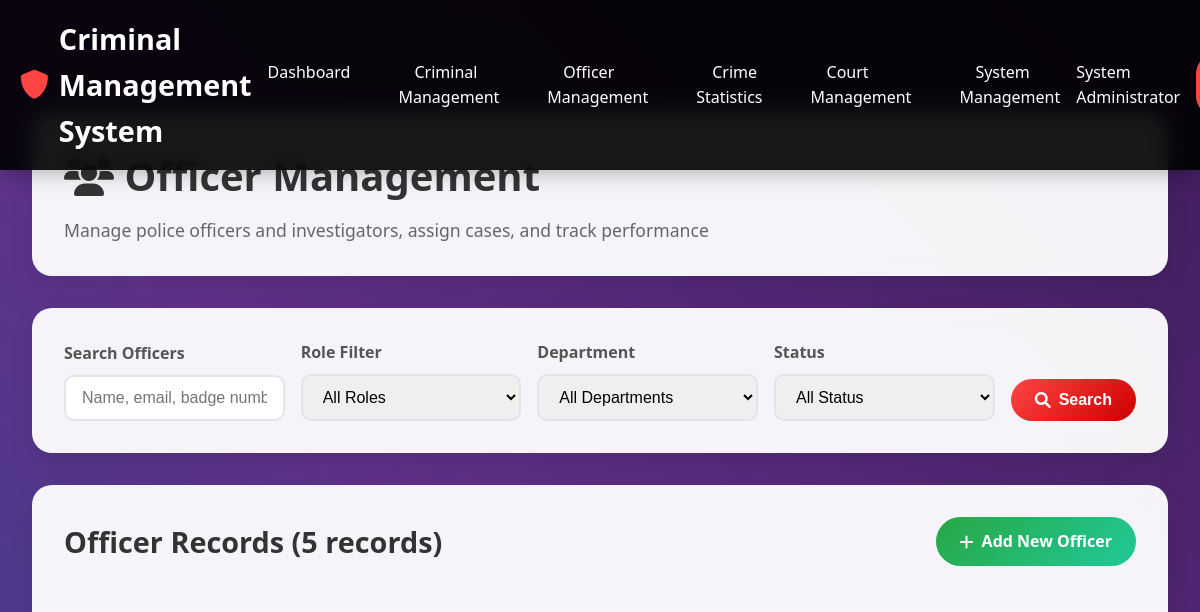
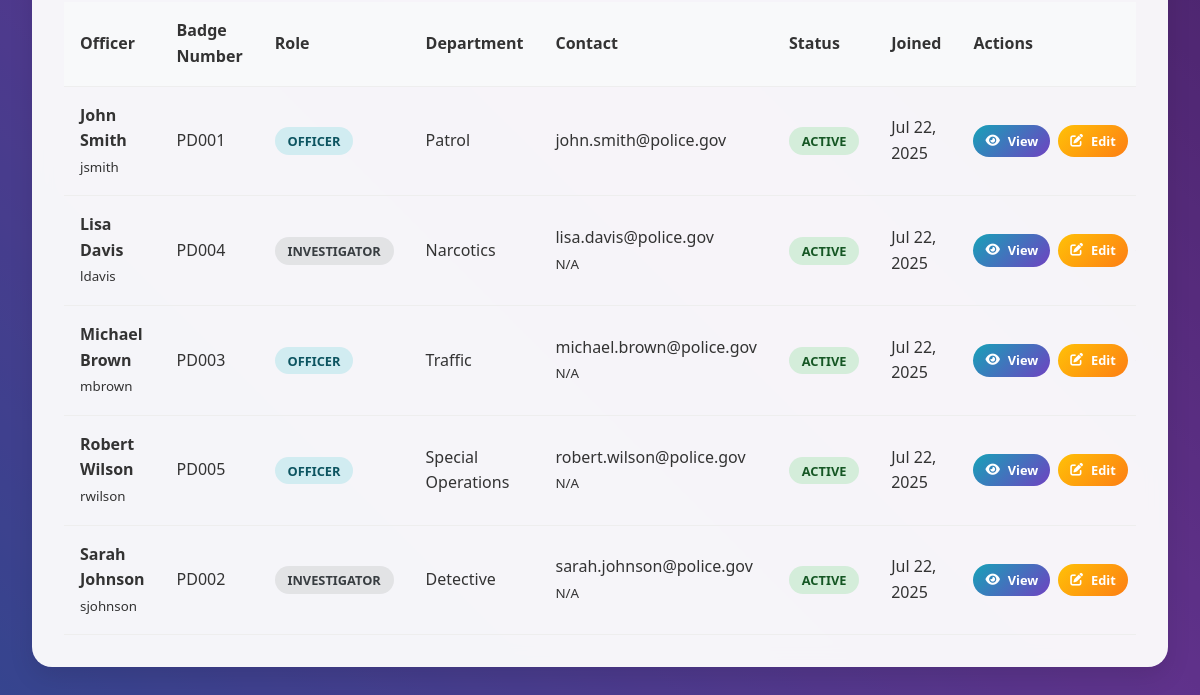
The page /modules/officers/officer_management.php (signed in) on the database as committed earlier (2 pictures, top to bottom).
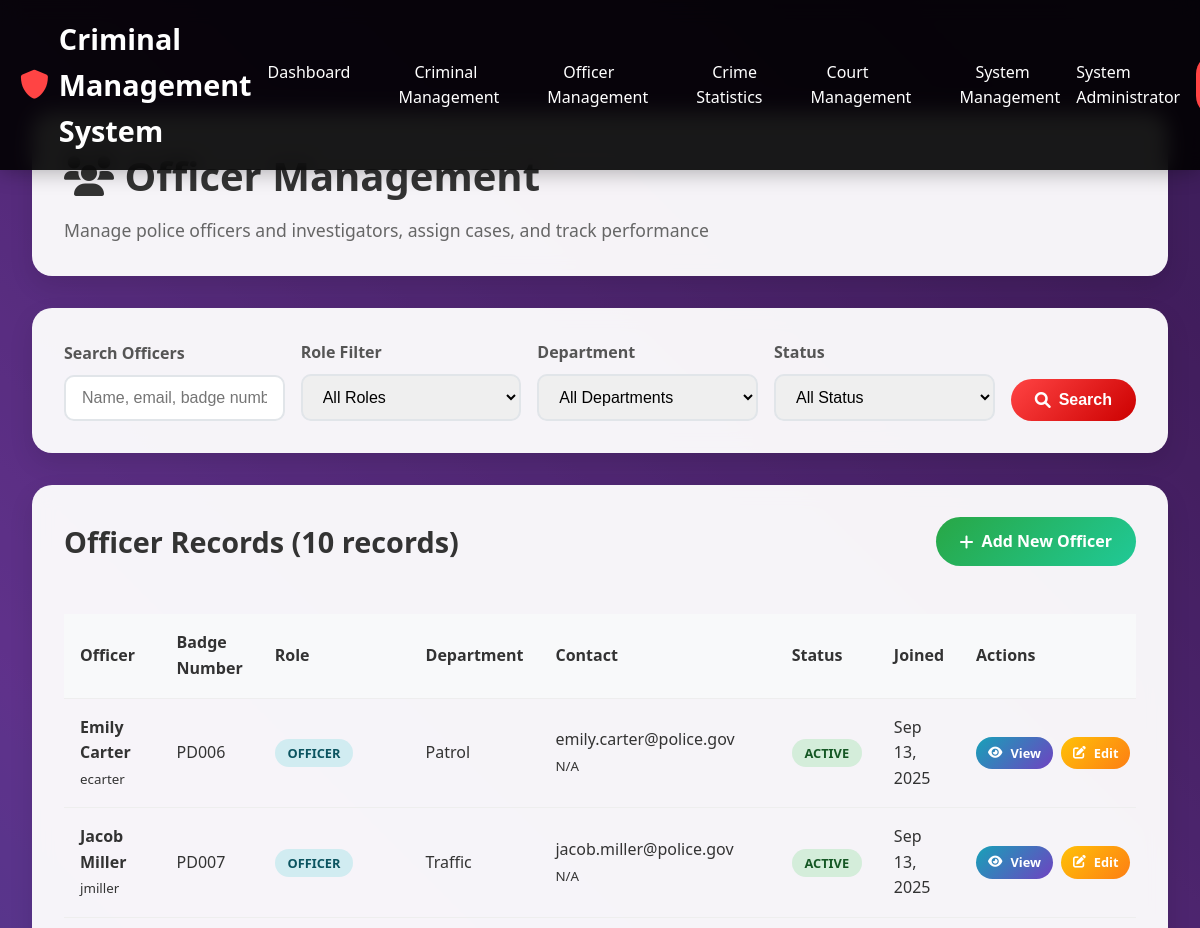
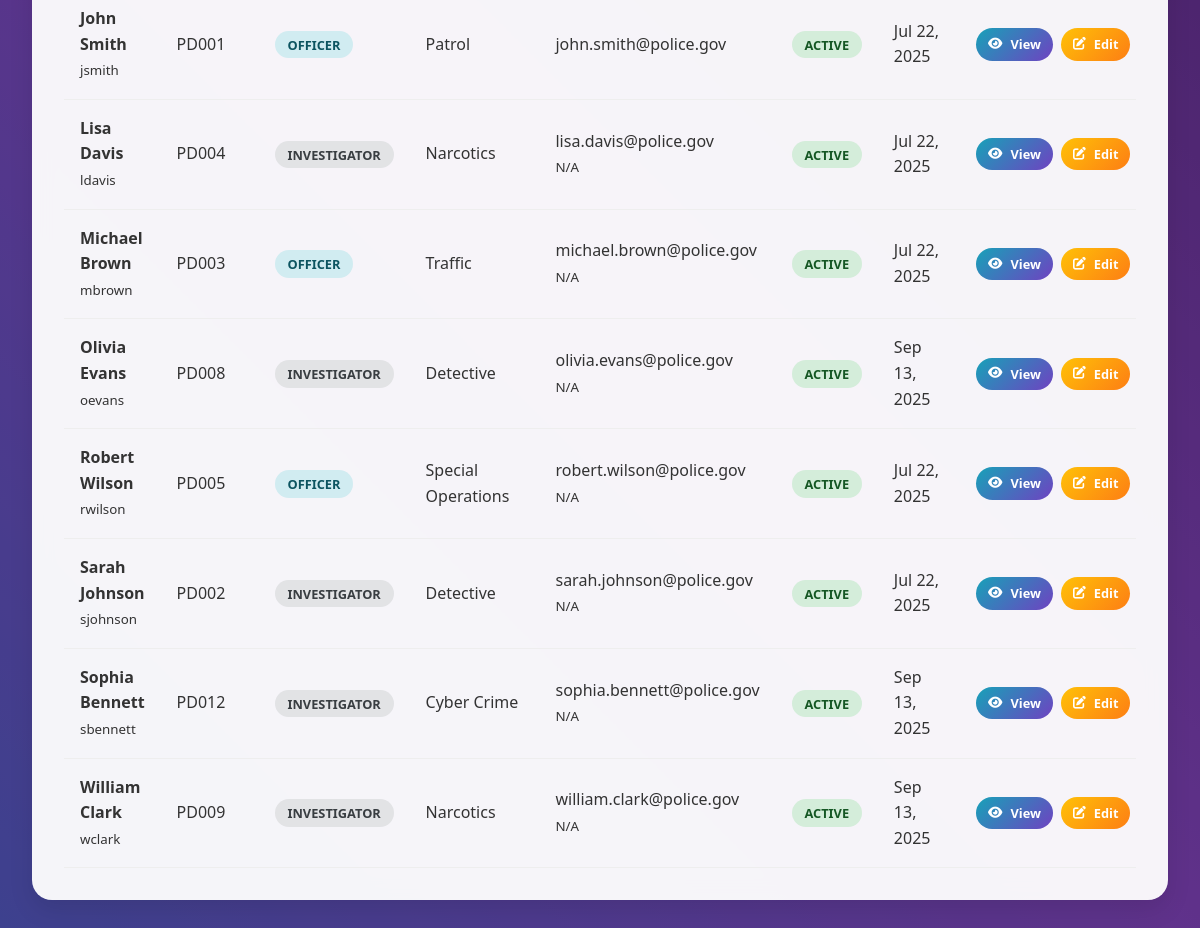
The same page on the database as committed later (2 pictures, top to bottom).
### tables this page shows
CREATE TABLE `users` (
  `id` int(11) NOT NULL,
  `fullname` varchar(100) NOT NULL,
  `email` varchar(100) NOT NULL,
  `username` varchar(50) NOT NULL,
  `badge_number` varchar(20) NOT NULL,
  `department` varchar(50) NOT NULL,
  `role` enum('admin','officer','investigator') NOT NULL,
  `password` varchar(255) NOT NULL,
  `status` enum('active','inactive','suspended') DEFAULT 'active',
  `profile_image` varchar(255) DEFAULT NULL,
  `phone` varchar(20) DEFAULT NULL,
  `address` text DEFAULT NULL,
  `created_at` timestamp NOT NULL DEFAULT current_timestamp(),
  `updated_at` timestamp NOT NULL DEFAULT current_timestamp() ON UPDATE current_timestamp(),
  `last_login` timestamp NULL DEFAULT NULL
);

### modules/officers/officer_management.php (the view, shortened to what the changed rows need)
<?php
$servername = "localhost";
$username = "root";
$password = "";
$dbname = "criminal_management";
try {
    $conn = new PDO("mysql:host=$servername;dbname=$dbname", $username, $password);
    $conn->setAttribute(PDO::ATTR_ERRMODE, PDO::ERRMODE_EXCEPTION);
} catch(PDOException $e) {
    die("Connection failed: " . $e->getMessage());
}
$where_conditions = ["role IN ('officer', 'investigator')"];
$params = [];
$where_clause = 'WHERE ' . implode(' AND ', $where_conditions);
$sql = "SELECT * FROM users $where_clause ORDER BY fullname ASC";
$stmt = $conn->prepare($sql);
$stmt->execute($params);
$officers = $stmt->fetchAll(PDO::FETCH_ASSOC);
?>
<!DOCTYPE html>
<html lang="en">
<head>
    <link href="https://cdnjs.cloudflare.com/ajax/libs/font-awesome/6.0.0/css/all.min.css" rel="stylesheet">
</head>
<body>
    <div class="main-content">
        <div class="page-header fade-in-up">
            <h1><i class="fas fa-users"></i> Officer Management</h1>
        </div>
        <div class="officers-section fade-in-up">
            <div class="section-header">
                <h2>Officer Records (<?php echo count($officers); ?> records)</h2>
                <a href="add_officer.php" class="btn btn-success">
                    <i class="fas fa-plus"></i> Add New Officer
                </a>
            </div>
            <div class="table-container">
                <table class="officers-table">
                    <thead>
                        <tr>
                            <th>Officer</th>
                            <th>Badge Number</th>
                            <th>Role</th>
                            <th>Department</th>
                            <th>Contact</th>
                            <th>Status</th>
                            <th>Joined</th>
                            <th>Actions</th>
                        </tr>
                    </thead>
                    <tbody>
                        <?php if (count($officers) > 0): ?>
                            <?php foreach ($officers as $officer): ?>
                                <tr>
                                    <td>
                                        <strong><?php echo htmlspecialchars($officer['fullname']); ?></strong>
                                        <br>
                                        <small><?php echo htmlspecialchars($officer['username']); ?></small>
                                    </td>
                                    <td><?php echo htmlspecialchars($officer['badge_number']); ?></td>
                                    <td>
                                        <span class="role-badge role-<?php echo $officer['role']; ?>">
                                            <?php echo ucfirst($officer['role']); ?>
                                        </span>
                                    </td>
                                    <td><?php echo htmlspecialchars($officer['department']); ?></td>
                                    <td>
                                        <div><?php echo htmlspecialchars($officer['email']); ?></div>
                                        <small><?php echo htmlspecialchars($officer['phone'] ?? 'N/A'); ?></small>
                                    </td>
                                    <td>
                                        <span class="status-badge status-<?php echo $officer['status']; ?>">
                                            <?php echo ucfirst($officer['status']); ?>
                                        </span>
                                    </td>
                                    <td><?php echo date('M j, Y', strtotime($officer['created_at'])); ?></td>
                                    <td>
                                        <div class="action-buttons">
                                            <a href="view_officer.php?id=<?php echo $officer['id']; ?>" class="btn btn-info btn-sm">
                                                <i class="fas fa-eye"></i> View
                                            </a>
                                            <a href="edit_officer.php?id=<?php echo $officer['id']; ?>" class="btn btn-warning btn-sm">
                                                <i class="fas fa-edit"></i> Edit
                                            </a>
                                        </div>
                                    </td>
                                </tr>
                            <?php endforeach; ?>
                        <?php endif; ?>
                    </tbody>
                </table>
            </div>
        </div>
    </div>
</body>
</html>

Rows that differ between the two databases and show on the page:
added users: fullname "Emily Carter", username "ecarter", badge_number "PD006", role "OFFICER", department "Patrol", email "emily.carter@police.gov", phone "N/A", status "ACTIVE", created_at "Sep 13, 2025"
added users: fullname "Jacob Miller", username "jmiller", badge_number "PD007", role "OFFICER", department "Traffic", email "jacob.miller@police.gov", phone "N/A", status "ACTIVE", created_at "Sep 13, 2025"
added users: fullname "Olivia Evans", username "oevans", badge_number "PD008", role "INVESTIGATOR", department "Detective", email "olivia.evans@police.gov", phone "N/A", status "ACTIVE", created_at "Sep 13, 2025"
added users: fullname "Sophia Bennett", username "sbennett", badge_number "PD012", role "INVESTIGATOR", department "Cyber Crime", email "sophia.bennett@police.gov", phone "N/A", status "ACTIVE", created_at "Sep 13, 2025"
added users: fullname "William Clark", username "wclark", badge_number "PD009", role "INVESTIGATOR", department "Narcotics", email "william.clark@police.gov", phone "N/A", status "ACTIVE", created_at "Sep 13, 2025"
Other text that changed with them:
count($officers): "5" → "10"
